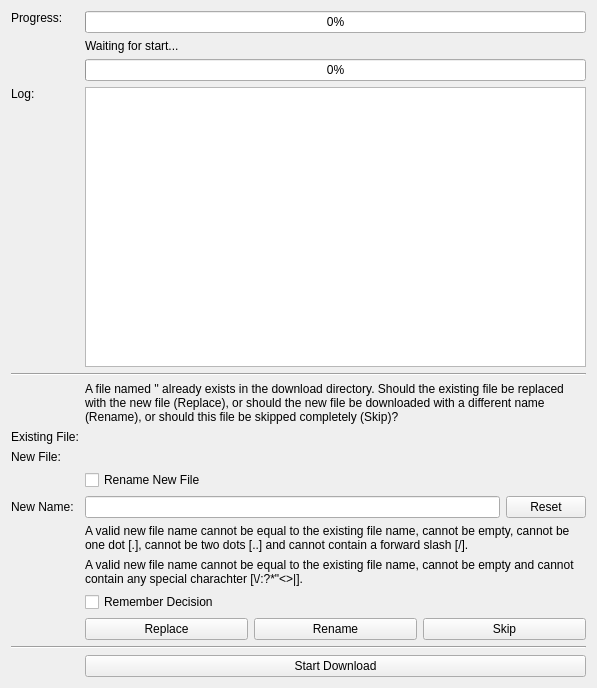
<?xml version="1.0" encoding="UTF-8"?>
<ui version="4.0">
 <class>ProgramPageDownload</class>
 <widget class="QWidget" name="ProgramPageDownload">
  <property name="geometry">
   <rect>
    <x>0</x>
    <y>0</y>
    <width>597</width>
    <height>688</height>
   </rect>
  </property>
  <property name="windowTitle">
   <string>Form</string>
  </property>
  <layout class="QVBoxLayout" name="verticalLayout">
   <item>
    <layout class="QGridLayout" name="gridLayout">
     <item row="0" column="0">
      <widget class="QLabel" name="label">
       <property name="text">
        <string>Progress:</string>
       </property>
       <property name="alignment">
        <set>Qt::AlignLeading|Qt::AlignLeft|Qt::AlignTop</set>
       </property>
      </widget>
     </item>
     <item row="0" column="1">
      <widget class="QProgressBar" name="progress_total">
       <property name="value">
        <number>0</number>
       </property>
      </widget>
     </item>
     <item row="3" column="0">
      <widget class="QLabel" name="label_4">
       <property name="text">
        <string>Log:</string>
       </property>
       <property name="alignment">
        <set>Qt::AlignLeading|Qt::AlignLeft|Qt::AlignTop</set>
       </property>
       <property name="buddy">
        <cstring>edit_log</cstring>
       </property>
      </widget>
     </item>
     <item row="1" column="1">
      <widget class="QLabel" name="label_current_step">
       <property name="text">
        <string>Waiting for start...</string>
       </property>
       <property name="textFormat">
        <enum>Qt::PlainText</enum>
       </property>
      </widget>
     </item>
     <item row="2" column="1">
      <widget class="QProgressBar" name="progress_file">
       <property name="value">
        <number>0</number>
       </property>
      </widget>
     </item>
     <item row="3" column="1">
      <widget class="QPlainTextEdit" name="edit_log">
       <property name="undoRedoEnabled">
        <bool>false</bool>
       </property>
       <property name="lineWrapMode">
        <enum>QPlainTextEdit::NoWrap</enum>
       </property>
       <property name="readOnly">
        <bool>true</bool>
       </property>
       <property name="textInteractionFlags">
        <set>Qt::TextSelectableByKeyboard|Qt::TextSelectableByMouse</set>
       </property>
      </widget>
     </item>
     <item row="4" column="0" colspan="2">
      <widget class="Line" name="line1">
       <property name="orientation">
        <enum>Qt::Horizontal</enum>
       </property>
      </widget>
     </item>
     <item row="5" column="0">
      <widget class="QLabel" name="label_replace_icon">
       <property name="text">
        <string>&lt;icon&gt;</string>
       </property>
       <property name="alignment">
        <set>Qt::AlignLeading|Qt::AlignLeft|Qt::AlignTop</set>
       </property>
      </widget>
     </item>
     <item row="5" column="1">
      <widget class="QLabel" name="label_replace_help">
       <property name="text">
        <string>A file named '&lt;FILE&gt;' already exists in the download directory. Should the existing file be replaced with the new file (Replace), or should the new file be downloaded with a different name (Rename), or should this file be skipped completely (Skip)?</string>
       </property>
       <property name="textFormat">
        <enum>Qt::PlainText</enum>
       </property>
       <property name="alignment">
        <set>Qt::AlignLeading|Qt::AlignLeft|Qt::AlignTop</set>
       </property>
       <property name="wordWrap">
        <bool>true</bool>
       </property>
      </widget>
     </item>
     <item row="15" column="1">
      <widget class="QPushButton" name="button_start_download">
       <property name="sizePolicy">
        <sizepolicy hsizetype="Minimum" vsizetype="Fixed">
         <horstretch>1</horstretch>
         <verstretch>0</verstretch>
        </sizepolicy>
       </property>
       <property name="text">
        <string>Start Download</string>
       </property>
      </widget>
     </item>
     <item row="14" column="0" colspan="2">
      <widget class="Line" name="line2">
       <property name="orientation">
        <enum>Qt::Horizontal</enum>
       </property>
      </widget>
     </item>
     <item row="6" column="0">
      <widget class="QLabel" name="label_existing_file">
       <property name="text">
        <string>Existing File:</string>
       </property>
      </widget>
     </item>
     <item row="7" column="0">
      <widget class="QLabel" name="label_new_file">
       <property name="text">
        <string>New File:</string>
       </property>
      </widget>
     </item>
     <item row="6" column="1">
      <widget class="QLabel" name="label_existing_stats">
       <property name="text">
        <string>&lt;existing-stats&gt;</string>
       </property>
      </widget>
     </item>
     <item row="7" column="1">
      <widget class="QLabel" name="label_new_stats">
       <property name="text">
        <string>&lt;new-stats&gt;</string>
       </property>
      </widget>
     </item>
     <item row="9" column="0">
      <widget class="QLabel" name="label_new_name">
       <property name="text">
        <string>New Name:</string>
       </property>
       <property name="buddy">
        <cstring>edit_new_name</cstring>
       </property>
      </widget>
     </item>
     <item row="8" column="1">
      <widget class="QCheckBox" name="check_rename_new_file">
       <property name="text">
        <string>Rename New File</string>
       </property>
      </widget>
     </item>
     <item row="12" column="1">
      <widget class="QCheckBox" name="check_remember_decision">
       <property name="text">
        <string>Remember Decision</string>
       </property>
      </widget>
     </item>
     <item row="10" column="1">
      <widget class="QLabel" name="label_new_name_help_posix">
       <property name="text">
        <string>A valid new file name cannot be equal to the existing file name, cannot be empty, cannot be one dot [.], cannot be two dots [..] and cannot contain a forward slash [/].</string>
       </property>
       <property name="wordWrap">
        <bool>true</bool>
       </property>
      </widget>
     </item>
     <item row="9" column="1">
      <layout class="QHBoxLayout" name="horizontalLayout">
       <item>
        <widget class="QLineEdit" name="edit_new_name"/>
       </item>
       <item>
        <widget class="QPushButton" name="button_reset_new_name">
         <property name="text">
          <string>Reset</string>
         </property>
        </widget>
       </item>
      </layout>
     </item>
     <item row="13" column="1">
      <layout class="QHBoxLayout" name="horizontalLayout_2">
       <item>
        <widget class="QPushButton" name="button_replace">
         <property name="text">
          <string>Replace</string>
         </property>
        </widget>
       </item>
       <item>
        <widget class="QPushButton" name="button_rename">
         <property name="text">
          <string>Rename</string>
         </property>
        </widget>
       </item>
       <item>
        <widget class="QPushButton" name="button_skip">
         <property name="text">
          <string>Skip</string>
         </property>
        </widget>
       </item>
      </layout>
     </item>
     <item row="11" column="1">
      <widget class="QLabel" name="label_new_name_help_windows">
       <property name="text">
        <string>A valid new file name cannot be equal to the existing file name, cannot be empty and cannot contain any special charachter [\/:?*&quot;&lt;&gt;|].</string>
       </property>
       <property name="wordWrap">
        <bool>true</bool>
       </property>
      </widget>
     </item>
    </layout>
   </item>
  </layout>
 </widget>
 <tabstops>
  <tabstop>edit_log</tabstop>
  <tabstop>check_rename_new_file</tabstop>
  <tabstop>edit_new_name</tabstop>
  <tabstop>button_reset_new_name</tabstop>
  <tabstop>check_remember_decision</tabstop>
  <tabstop>button_replace</tabstop>
  <tabstop>button_rename</tabstop>
  <tabstop>button_skip</tabstop>
  <tabstop>button_start_download</tabstop>
 </tabstops>
 <resources/>
 <connections/>
</ui>
